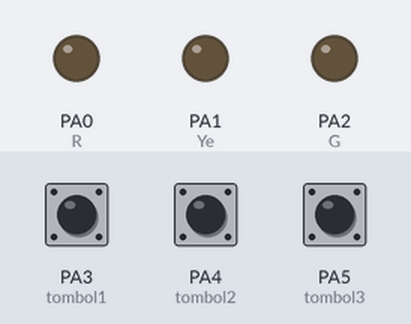
Bench run of a sketch on a simulated STM32 Blue Pill. Shown: output pins drawn as LEDs (lit = HIGH). Dashed ring = blinking. The inputs (shaded band) are chosen by the test bench; at power-on: PA3 (tombol1) LOW, PA4 (tombol2) LOW, PA5 (tombol3) LOW. What the sketch prints to the serial monitor is not drawn.

Above: at 1.2 s.
1.3 s: PA3 (tombol1) pulled HIGH for 0.15 s
At 2.7 s:
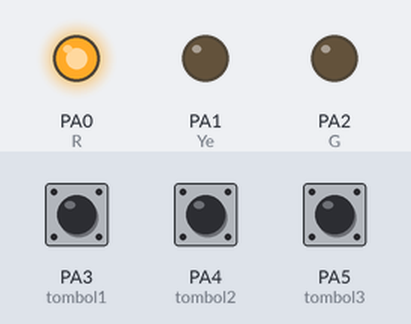
3.3 s: PA4 (tombol2) pulled HIGH for 3.2 s
At 4.7 s:
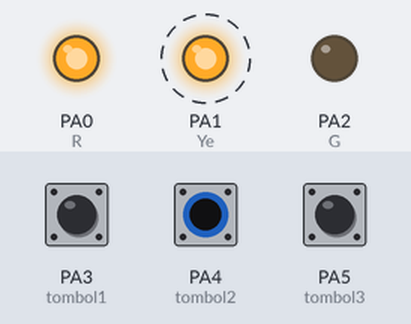
8.3 s: PA5 (tombol3) pulled HIGH for 0.15 s
At 9.2 s:
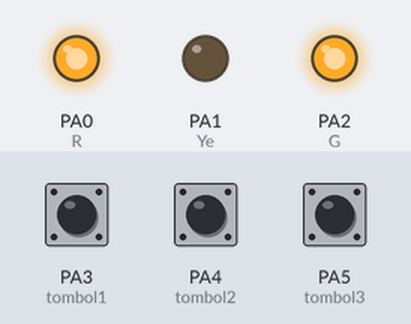
10.3 s: PA3 (tombol1) pulled HIGH for 1 s
At 11.2 s:
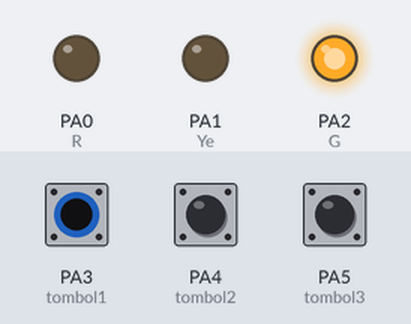
12.8 s: PA4 (tombol2) pulled HIGH for 1 s
At 14.3 s:
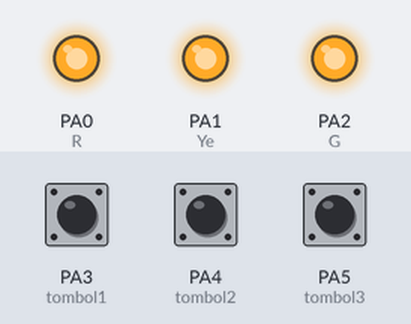
15.3 s: PA3 (tombol1) pulled HIGH for 0.15 s
At 17.0 s:
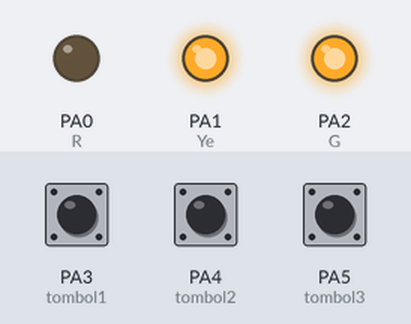
Timing chart, 0 to 18.3 s (numbered marks = the images above; inputs shaded):
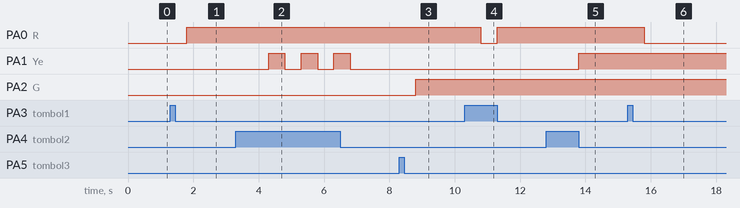

The sketch:

Kunci_LED.ino
```cpp
// Inisialisasi
int tombol1=PA3;
int tombol2=PA4;
int tombol3=PA5;
int R=PA0;
int Ye=PA1;
int G=PA2;
int kunci1 = LOW;

void setup() {
  Serial.begin(9600);
  pinMode(tombol1,INPUT);
  pinMode(tombol2,INPUT);
  pinMode(tombol3,INPUT);
  pinMode(R,OUTPUT);
  pinMode(Ye,OUTPUT);
  pinMode(G,OUTPUT);
}

void loop() {
  //Baca Data
  int bacaTombol1=digitalRead(tombol1);
  int bacaTombol2=digitalRead(tombol2);
  int bacaTombol3=digitalRead(tombol3);

  //Print Serial
  Serial.print(" | Kondisi Tombol 1:"); Serial.print(bacaTombol1);
  Serial.print(" | Kondisi Tombol 2:"); Serial.print(bacaTombol2);
  Serial.print(" | Kondisi Tombol 3:"); Serial.print(bacaTombol3);
  Serial.println();

  //Logic
  //Logic 1
  if(bacaTombol1==1 and kunci1==0){
    delay(500);
    digitalWrite(R,HIGH);
    kunci1=1;

  }else if(bacaTombol1==1 and kunci1==1){
    delay(500);
    digitalWrite(R,LOW);
    kunci1=0;
  }

//Logic 2
  if(bacaTombol2==1 and kunci1==0){
    delay(500);
    digitalWrite(Ye,HIGH);
    kunci1=1;

  }else if(bacaTombol2==1 and kunci1==1){
    delay(500);
    digitalWrite(Ye,LOW);
    kunci1=0;
  }

//  //Logic 3
  if(bacaTombol3==1 and kunci1==0){
    delay(500);
    digitalWrite(G,HIGH);
    kunci1=1;

  }else if(bacaTombol3==1 and kunci1==1){
    delay(500);
    digitalWrite(G,LOW);
    kunci1=0;
  }
  }
```

Measured:
- after the input at 1.3 s, PA0 (R): LOW → HIGH after 0.50 s
- after the input at 3.3 s, PA1 (Ye): alternates HIGH for 0.50 s and LOW for 0.50 s, 6 changes in all, then stays LOW, starting after 1.0 s
- after the input at 8.3 s, PA2 (G): LOW → HIGH after 0.50 s
- after the input at 10.3 s, PA0 (R): HIGH → LOW after 0.50 s, → HIGH 0.50 s later
- after the input at 12.8 s, PA1 (Ye): LOW → HIGH after 1.0 s
- after the input at 15.3 s, PA0 (R): HIGH → LOW after 0.50 s
